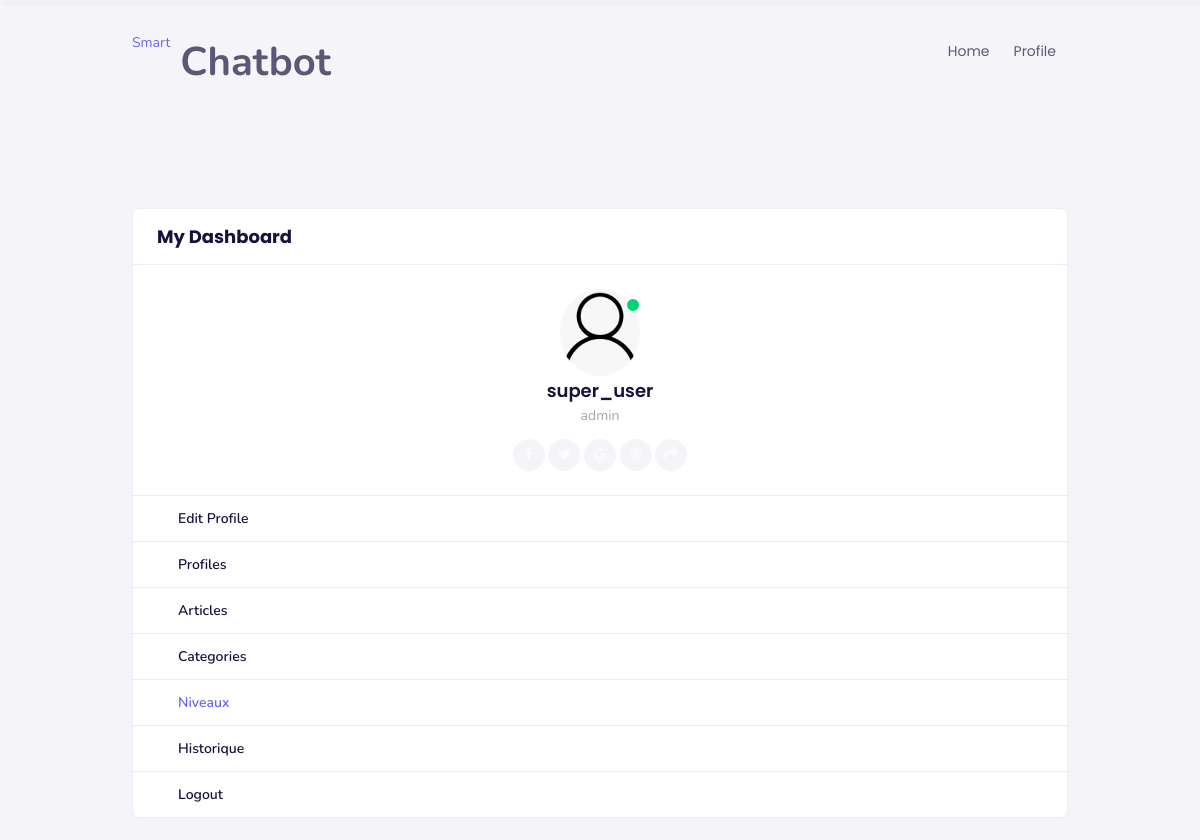
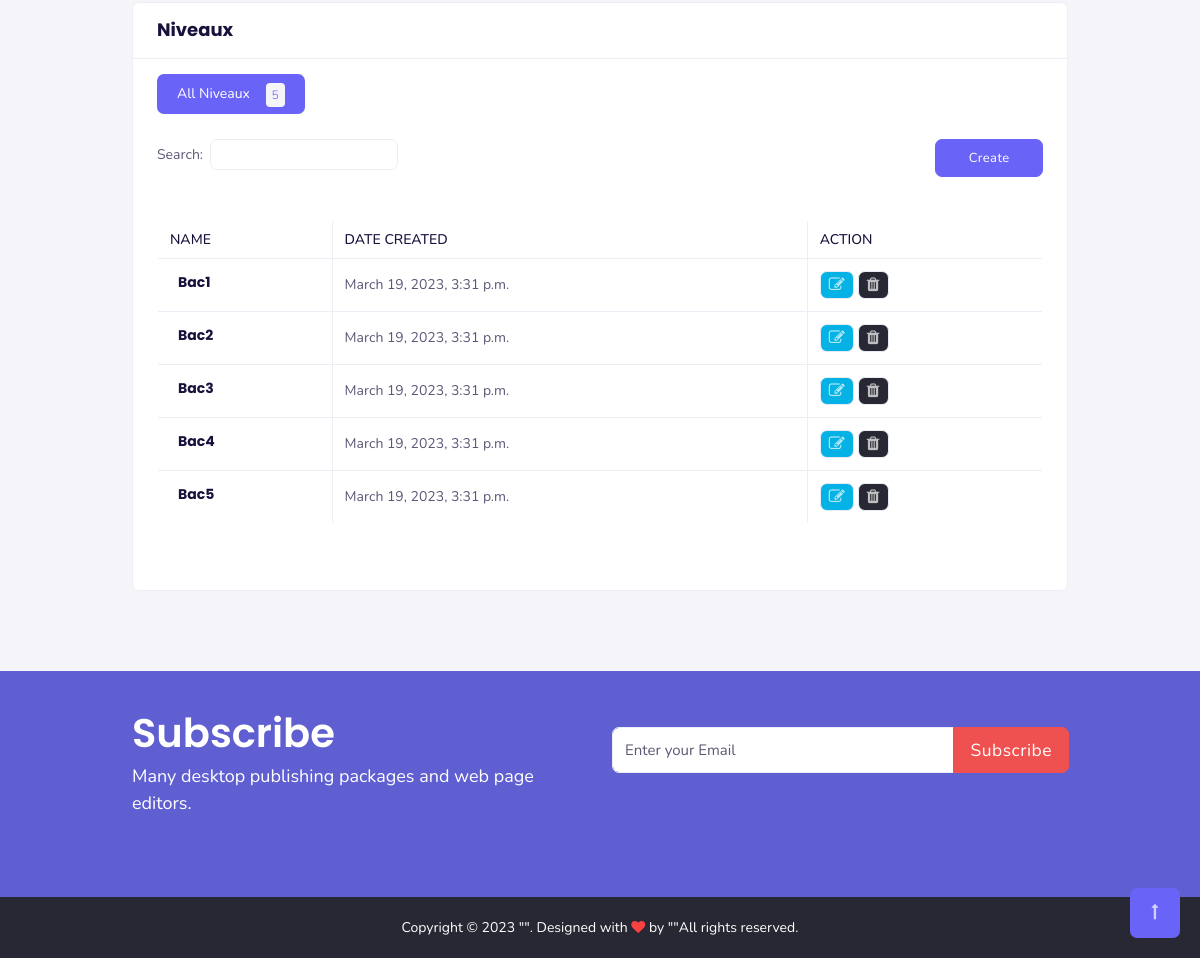
The page /niveaux/0 (signed in) on the database its author committed (2 pictures, top to bottom).
### gestion_admin/models.py (models this page shows, shortened)
class Profile(models.Model):
    user = models.OneToOneField(User, on_delete=models.CASCADE)
    first_name = models.CharField(max_length=100, null=True)
    last_name = models.CharField(max_length=100, null=True)
    email = models.EmailField(max_length=100, null=True)
    niveau = models.OneToOneField(Niveau, on_delete=models.CASCADE, null=True)
    image = models.ImageField(upload_to="profile", null=True, default="profile/default.png")
    date_created = models.DateTimeField(auto_now_add=True)
    class Meta:
        db_table = 'profile'

class Niveau(models.Model):
    name = models.CharField(max_length=100, unique=True)
    date_creation = models.DateTimeField(auto_now_add=True)
    class Meta:
        db_table = 'niveau'

### gestion_admin/decorators.py (the view)
    def wrapper_func(request, *args, **kwargs):
        if request.user.is_authenticated:
            if request.user.groups.filter(name='admin').exists():
                return view_func(request, *args, **kwargs)
            else:
                return redirect('home')

### gestion_admin/views.py (called while the page is built, shortened)
@login_required(login_url='login')
@for_admin
def niveaux(request, n):
    data = Niveau.objects.all()
    n_t = data
    if len(data) <= 10:
        myniveaux = data
        context = {
            'niveaux' : myniveaux,
            'n_t' : data.count()
        }
    return render(request,'niveau/liste_niveau.html', context)

### gestion_admin/templates/niveau/liste_niveau.html (shortened to what this page needs)
{% extends '../element/main.html' %}
{% block content %}
<section class="sptb">
    <div class="container">
        <div class="row">
            {% include '../element/menu.html' with name=4 %}
            <div class="col-xl-9 col-lg-12 col-md-12">
                <div class="card mb-0">
                    <div class="card-header">
                        <h3 class="card-title">Niveaux </h3>
                    </div>
                    <div class="card-body">
                        <div class="ads-tabs">
                            <div class="tabs-menus">
                                <ul class="nav panel-tabs">
                                    <li class=""><a href="#tab1" class="active" data-bs-toggle="tab">All Niveaux
                                            <span class="ms-3 badge badge-primary">{{ n_t }}</span></a></li>
                                </ul>
                            </div>
                            <div class="tab-content">
                                <div class="tab-pane  active table-responsive userprof-tab" id="tab1">
                                    <div id="DataTables_Table_0_wrapper" class="dataTables_wrapper dt-bootstrap5 select2-sm no-footer">
                                        <div class="row">
                                            <div class="col-xl-6 col-sm-12 col-lg-6 col-md-12">
                                                <div id="DataTables_Table_0_filter" class="dataTables_filter">
                                                    <label>Search:<input type="search" class="form-control select2-sm form-control-sm" placeholder="" aria-controls="DataTables_Table_0"></label></div>
                                            </div>
                                            <div class="col-xl-6 col-sm-12 col-lg-6 col-md-12">
                                                <a href="{% url 'create_niveau' %}"  class="btn btn-primary col-xl-3 col-sm-5 col-lg-3 col-md-5" style="float:right;">Create</a>
                                            </div>
                                        </div>
                                        <div class="row">
                                            <div class="col-sm-12">
                                                <br><br><table class="data-table-example table table-bordered table-hover mb-0 text-nowrap dataTable no-footer" id="DataTables_Table_0" role="grid" aria-describedby="DataTables_Table_0_info">
                                                    <thead>
                                                        <tr role="row">
                                                            <th class="sorting" tabindex="0" aria-controls="DataTables_Table_0" rowspan="1" colspan="1" aria-label="Courses: activate to sort column ascending" style="width: 222.422px;">Name</th>
                                                            <th class="sorting" tabindex="0" aria-controls="DataTables_Table_0" rowspan="1" colspan="1" aria-label="Category: activate to sort column ascending" style="width: 99.25px;">Date Created</th>
                                                            <th class="sorting" tabindex="0" aria-controls="DataTables_Table_0" rowspan="1" colspan="1" aria-label="Action: activate to sort column ascending" style="width: 121.297px;">Action</th>
                                                        </tr>
                                                    </thead>
                                                    <tbody>
                                                        {% for item in niveaux %}
                                                            <tr class="{% cycle 'odd' 'even' %}">
                                                                <td>
                                                                    <div class="media mt-0 mb-0">
                                                                        <div class="media-body">
                                                                            <div class="card-item-desc ms-2 p-0 mt-0">
                                                                                <a href="javascript:void(0)" class="text-dark">
                                                                                    <h4 class="font-weight-bold">{{item.name}}</h4>
                                                                             </div>
                                                                        </div>
                                                                    </div>
                                                                </td>
                                                                <td>{{ item.date_creation }}</td>
                                                                <td> <a href="{% url 'niveau_edit' item.id %}" class="btn btn-outline-light btn-sm text-dark waves-effect waves-light bg-info" data-bs-toggle="tooltip" data-bs-original-title="Edit"><i class="fa fa-edit fs-16"></i></a>
                                                                    <a class="btn btn-outline-light btn-sm text-dark waves-effect waves-light bg-dark" data-bs-toggle=" tooltip"="" data-bs-original-title="Delete"><i class="fa fa-trash fs-16"></i></a>  </td>
                                                            </tr>
                                                        {% endfor %}
                                                    </tbody>
                                                </table>
                                            </div>
                                        </div>
                                        <br> <br>
                                    </div>
                                </div>
                            </div>
                        </div>
                    </div>
                </div>
            </div>
        </div>
    </div>
</section>
{% endblock content %}

### user/templates/element/menu.html (shortened to what this page needs)
<div class="col-xl-3 col-lg-12 col-md-12">
    <div class="card is-expanded">
        <div class="card-header">
            <h3 class="card-title">My Dashboard</h3>
        </div>
        <div class="card-body text-center item-user border-bottom-0 active">
            <div class="profile-pic">
                <div class="profile-pic-img"> <span class="bg-success dots" data-bs-toggle="tooltip" data-bs-placement="top" title="" data-bs-original-title="online" aria-label="online"></span> <img src="{{request.user.profile.image.url}}" class="brround" alt="user"> </div> <a href="userprofile.html" class="text-dark">
                    <h4 class="mt-3 mb-0 font-weight-semibold">{{request.user.username}}</h4>
                </a>
                <p class="mb-0 mt-1 text-muted">{{ request.user.groups.all.0.name }}</p>
                <div class="wideget-user-info my-dash-1">
                    <div class="wideget-user-icons mt-2"> <a href="javascript:void(0)" class="mt-0"><i class="fa fa-facebook"></i></a> <a href="javascript:void(0)" class=""><i class="fa fa-twitter"></i></a> <a href="javascript:void(0)" class=""><i class="fa fa-google"></i></a> <a href="javascript:void(0)" class=""><i class="fa fa-dribbble"></i></a> <a href="javascript:void(0)" class=""><i class="fa fa-share"></i></a>
                    </div>
                </div>
            </div>
        </div>
        <aside class="app-sidebar doc-sidebar my-dash open">
            <div class="app-sidebar__user clearfix is-expanded">
                <ul class="side-menu open">
                    <li> <a class="side-menu__item {% if name == 0 %}active{% endif %}" href="{% url 'profile' %}"><span class="side-menu__label">Edit Profile</span></a> </li>
                    {% if request.user.groups.all.0.name == 'admin' %}
                        <li class="is-expanded"> <a class="side-menu__item {% if name == 1 %}active{% endif %}" href="{% url 'profiles' 0 %}"><span class="side-menu__label">Profiles</span></a> </li>
                        <li> <a class="side-menu__item {% if name == 2 %}active{% endif %}" href="{% url 'articles' 0 %}"><span class="side-menu__label">Articles</span></a> </li>
                        <li> <a class="side-menu__item {% if name == 3 %}active{% endif %}" href="{% url 'categories' 0 %}"><span class="side-menu__label">Categories</span></a> </li>
                        <li> <a class="side-menu__item {% if name == 4 %}active{% endif %}" href="{% url 'niveaux' 0 %}"><span class="side-menu__label">Niveaux</span></a> </li>
                        <li> <a class="side-menu__item {% if name == 5 %}active{% endif %}" href="{% url 'historique' 0 %}"><span class="side-menu__label">Historique</span></a> </li>
                    {% endif %}
                    <li> <a class="side-menu__item" href="{% url 'logout' %}"><span class="side-menu__label">Logout</span></a> </li>
                </ul>
            </div>
        </aside>
    </div>
</div>

### static/css/color.css (style rules this page uses)
.btn-primary { color: #fff; background-color: #6964f7; border-color: #6964f7; }
.badge-primary { color: #fff; background-color: #6964f7; }
.ads-tabs .tabs-menus ul li .active { background: #6964f7; color: #fff; }
.app-sidebar .side-menu li a.active { color: #6964f7; }
.app-sidebar:before, .app-sidebar-footer { background: -webkit-gradient(linear, left top, right top, from(rgba(146, 30, 152, 0.9)), to(rgba(59, 25, 249, 0.8))); background: linear-gradient(to right, rgba(146, 30, 152, 0.9), rgba(59, 25, 249, 0.8)); }
.header-main i, .header-icons-link .header-icons-link1 i { color: rgba(255, 255, 255, 0.7); }
.bg-dark { background-color: #282834 !important; }
.my-dash-1 .wideget-user-icons a { color: #6964f7; }
.app-sidebar .side-menu li.is-expanded:after { color: #6964f7; }
.app-sidebar .side-menu__item.active { color: #6964f7; }

### rows shown on the page
Niveau: name "Bac1", date_creation "March 19, 2023, 3:31 p.m."
Niveau: name "Bac2", date_creation "March 19, 2023, 3:31 p.m."
Niveau: name "Bac3", date_creation "March 19, 2023, 3:31 p.m."
Niveau: name "Bac4", date_creation "March 19, 2023, 3:31 p.m."
Niveau: name "Bac5", date_creation "March 19, 2023, 3:31 p.m."

### other values the page prints
{{ request.user.username }} "super_user"
{{ request.user.groups.all.0.name }} "admin"
{{ n_t }} "5"
